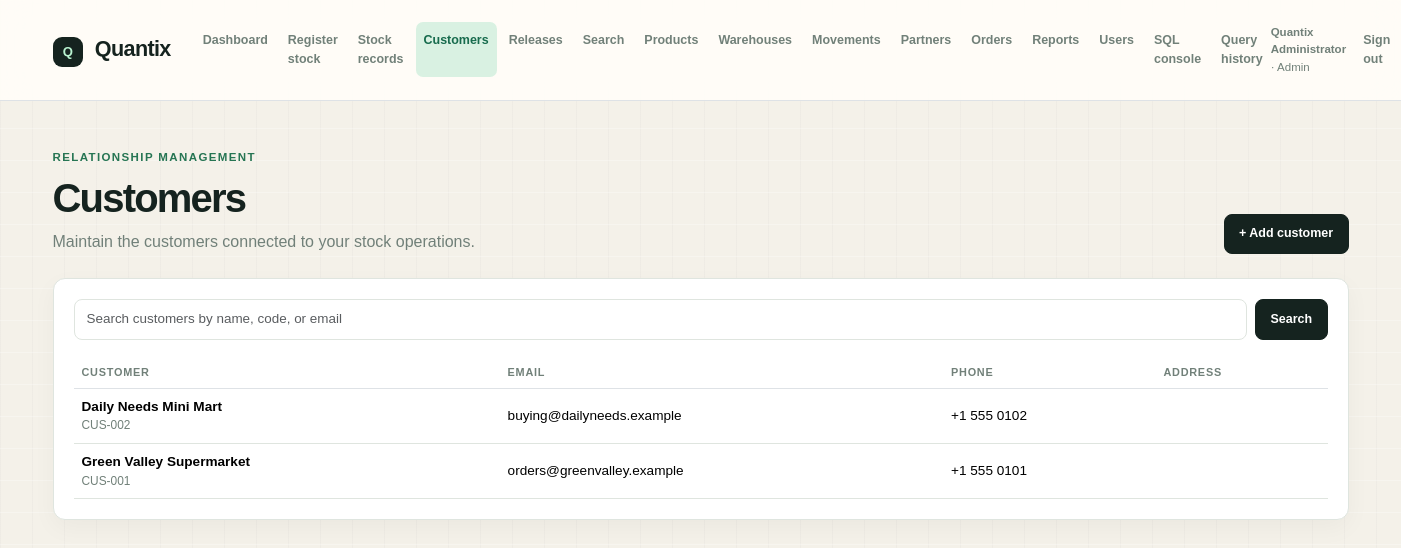
/customers.php (signed in), run on the app's committed database.
### tables this page shows
CREATE TABLE IF NOT EXISTS customers (
    id INT UNSIGNED AUTO_INCREMENT PRIMARY KEY,
    name VARCHAR(160) NOT NULL,
    code VARCHAR(40) NOT NULL UNIQUE,
    email VARCHAR(160) NULL,
    phone VARCHAR(40) NULL,
    address VARCHAR(255) NULL,
    created_at TIMESTAMP DEFAULT CURRENT_TIMESTAMP
);

### db.php (called while the page is built, shortened)
<?php
function e(string|int|float|null $value): string
{
    return htmlspecialchars((string) $value, ENT_QUOTES, 'UTF-8');
}

### customers.php (the view, shortened to what this page needs)
<?php
require __DIR__ . '/db.php';
require __DIR__ . '/layout.php';
$database = db();
$search = trim($_GET['search'] ?? '');
$statement = $database->prepare('SELECT * FROM customers WHERE name LIKE ? OR code LIKE ? OR email LIKE ? ORDER BY name');
$pattern = '%' . $search . '%';
$statement->execute([$pattern, $pattern, $pattern]);
$customers = $statement->fetchAll();
?><div class="d-flex flex-column flex-md-row justify-content-between align-items-md-end gap-3 mb-4"><div><p class="eyebrow mb-2">Relationship management</p><h1 class="display-6 fw-semibold mb-2">Customers</h1><p class="text-secondary mb-0">Maintain the customers connected to your stock operations.</p></div><button class="btn btn-dark" data-bs-toggle="collapse" data-bs-target="#add-customer">+ Add customer</button></div><div class="panel"><form class="d-flex gap-2 mb-3"><input class="form-control" name="search" value="<?= e($search) ?>" placeholder="Search customers by name, code, or email"><button class="btn btn-dark">Search</button></form><div class="table-responsive"><table class="table align-middle mb-0"><thead><tr><th>Customer</th><th>Email</th><th>Phone</th><th>Address</th></tr></thead><tbody><?php foreach ($customers as $customer): ?><tr><td><strong><?= e($customer['name']) ?></strong><small class="d-block text-secondary"><?= e($customer['code']) ?></small></td><td><?= e($customer['email']) ?></td><td><?= e($customer['phone']) ?></td><td></td></tr><?php endforeach; ?></tbody></table></div></div>

### assets/app.css (style rules this page uses)
:root { --ink: #17211f; --muted: #71807a; --mint: #b9f3d0; --cream: #f6f5ef; --line: #e4e9e5; }
body { background: var(--cream); color: var(--ink); font-family: Georgia, 'Times New Roman', serif; }
:root { --ink: #15231f; --ink-soft: #40514a; --muted: #718079; --paper: #f4f1e9; --surface: #fffdf8; --line: #dfe5df; --green: #176b4d; --green-soft: #d9f1e2; --coral: #ef795c; --coral-soft: #ffe0d5; --blue-soft: #dcecf3; --shadow: 0 18px 45px rgba(21, 35, 31, .07); }
* { box-sizing: border-box; }
body { min-height: 100vh; background-color: var(--paper); background-image: linear-gradient(rgba(255, 255, 255, .28) 1px, transparent 1px), linear-gradient(90deg, rgba(21, 35, 31, .025) 1px, transparent 1px); background-size: 32px 32px; color: var(--ink); font-family: 'Manrope', sans-serif; }
.navbar-text, .small, small, .metric-label, .eyebrow, table, .form-label, .form-control, .form-select, .btn, .badge { font-family: 'Manrope', sans-serif; }
.eyebrow { color: var(--green); font-size: .67rem; font-weight: 800; letter-spacing: .14em; text-transform: uppercase; }
h1, h2, h3, .navbar-brand { letter-spacing: -.045em; }
h1 { color: var(--ink); font-weight: 800 !important; }
.text-secondary { color: var(--muted) !important; }
.metric, .panel { background: rgba(255, 253, 248, .94); border: 1px solid var(--line); border-radius: 14px; box-shadow: var(--shadow); }
.panel { padding: 1.35rem; }
.form-control, .form-select { border-color: var(--line); border-radius: 8px; background-color: #fff; font-size: .84rem; }
.btn { border-radius: 8px; font-size: .78rem; font-weight: 800; padding: .62rem .9rem; }
.btn-dark { background: var(--ink); border-color: var(--ink); }
table { font-size: .78rem; }
th { color: var(--muted) !important; border-bottom-width: 1px !important; font-size: .62rem; letter-spacing: .08em; text-transform: uppercase; font-weight: 800; }
td { border-color: var(--line); color: var(--ink-soft); }
tbody tr { transition: background-color .18s ease; }
.navbar-text, .small, small, .metric-label, .eyebrow, table { font-family: Arial, sans-serif; }
.eyebrow { color: #267553; font-size: .72rem; font-weight: 700; letter-spacing: .12em; text-transform: uppercase; }
h1 { letter-spacing: -.045em; }
.metric, .panel { background: #fff; border: 1px solid var(--line); border-radius: 12px; box-shadow: 0 8px 24px rgba(23,33,31,.04); }
.panel { padding: 1.25rem; }
table { font-size: .85rem; }
th { color: var(--muted) !important; font-size: .68rem; letter-spacing: .07em; text-transform: uppercase; font-weight: 700; }
td { border-color: var(--line); }

### data on the page
customers: name "Daily Needs Mini Mart", code "CUS-002", email "buying@dailyneeds.example", phone "+1 555 0102"
customers: name "Green Valley Supermarket", code "CUS-001", email "orders@greenvalley.example", phone "+1 555 0101"

### other printed values
$label "Dashboard"
$label "Register stock"
$label "Stock records"
$label "Customers"
$label "Releases"
$label "Search"
$label "Products"
$label "Warehouses"
$label "Movements"
$label "Partners"
$label "Orders"
$label "Reports"
$label "Users"
$label "SQL console"
$label "Query history"
